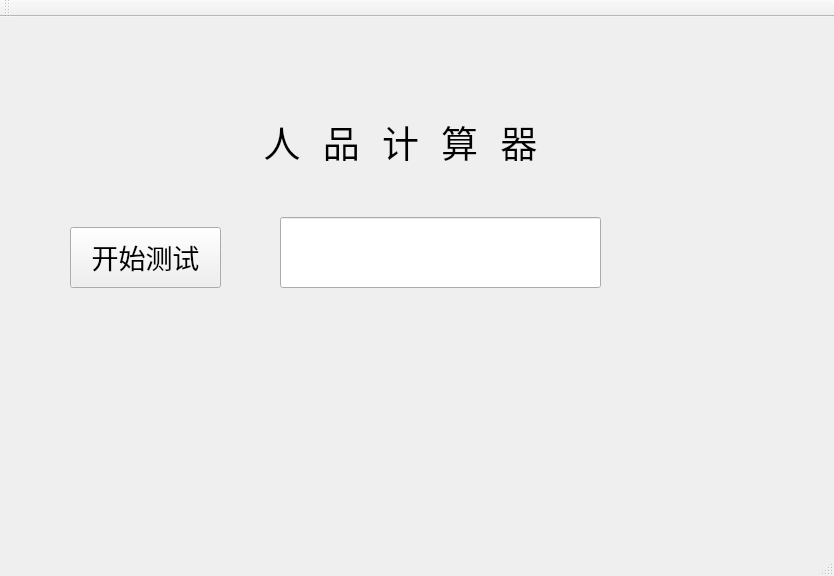
<?xml version="1.0" encoding="UTF-8"?>
<ui version="4.0">
 <class>character_calc_MainWindow</class>
 <widget class="QMainWindow" name="character_calc_MainWindow">
  <property name="geometry">
   <rect>
    <x>0</x>
    <y>0</y>
    <width>834</width>
    <height>576</height>
   </rect>
  </property>
  <property name="windowTitle">
   <string>character_calc_MainWindow</string>
  </property>
  <property name="styleSheet">
   <string notr="true">background-image: url(:/timg.jpg);</string>
  </property>
  <widget class="QWidget" name="centralWidget">
   <widget class="QLabel" name="title_label">
    <property name="geometry">
     <rect>
      <x>180</x>
      <y>90</y>
      <width>441</width>
      <height>71</height>
     </rect>
    </property>
    <property name="font">
     <font>
      <family>Consolas</family>
      <pointsize>28</pointsize>
     </font>
    </property>
    <property name="text">
     <string>人  品  计  算  器</string>
    </property>
    <property name="textFormat">
     <enum>Qt::RichText</enum>
    </property>
    <property name="alignment">
     <set>Qt::AlignCenter</set>
    </property>
   </widget>
   <widget class="QLineEdit" name="name">
    <property name="geometry">
     <rect>
      <x>280</x>
      <y>200</y>
      <width>321</width>
      <height>71</height>
     </rect>
    </property>
    <property name="font">
     <font>
      <family>Consolas</family>
      <pointsize>24</pointsize>
     </font>
    </property>
    <property name="alignment">
     <set>Qt::AlignCenter</set>
    </property>
   </widget>
   <widget class="QPushButton" name="test_PB">
    <property name="geometry">
     <rect>
      <x>70</x>
      <y>210</y>
      <width>151</width>
      <height>61</height>
     </rect>
    </property>
    <property name="font">
     <font>
      <family>Consolas</family>
      <pointsize>20</pointsize>
     </font>
    </property>
    <property name="text">
     <string>开始测试</string>
    </property>
   </widget>
  </widget>
  <widget class="QMenuBar" name="menuBar">
   <property name="geometry">
    <rect>
     <x>0</x>
     <y>0</y>
     <width>834</width>
     <height>26</height>
    </rect>
   </property>
  </widget>
  <widget class="QToolBar" name="mainToolBar">
   <attribute name="toolBarArea">
    <enum>TopToolBarArea</enum>
   </attribute>
   <attribute name="toolBarBreak">
    <bool>false</bool>
   </attribute>
  </widget>
  <widget class="QStatusBar" name="statusBar"/>
 </widget>
 <layoutdefault spacing="6" margin="11"/>
 <resources/>
 <connections/>
</ui>
